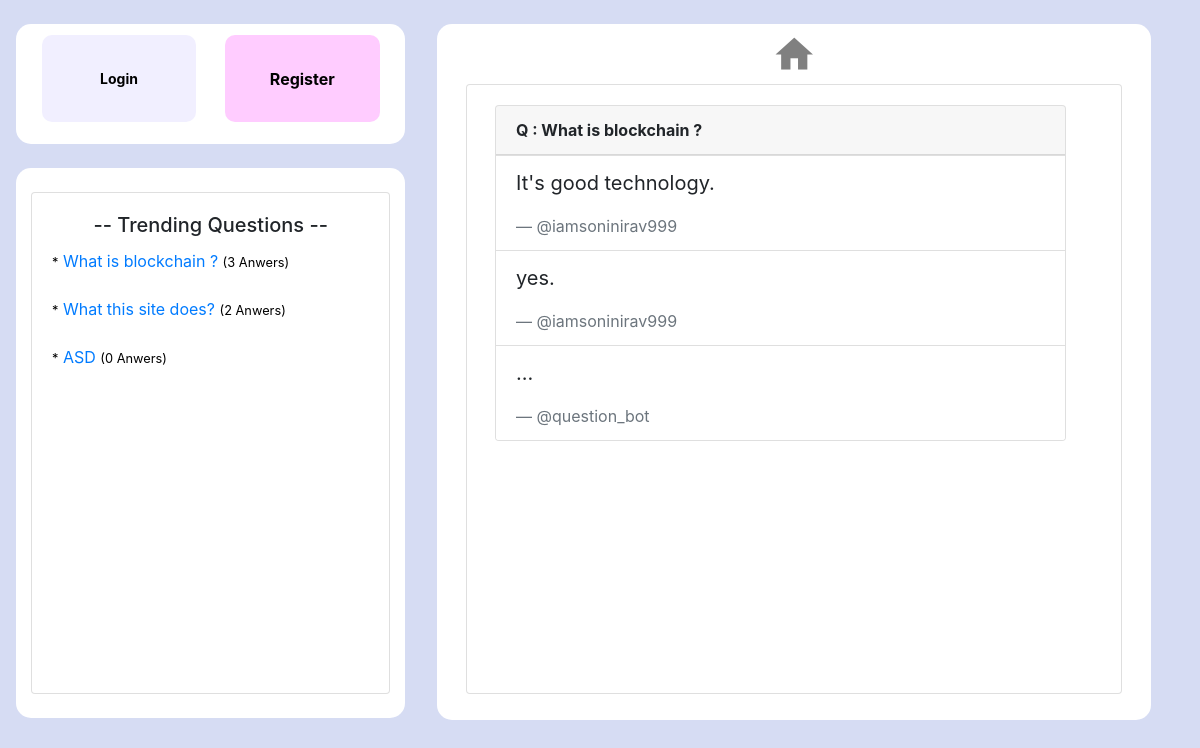
The page /question/4/answer/ on the database its author committed.
### Question_App/models.py (models this page shows, shortened)
class Question(models.Model):
    user=models.ForeignKey(User,on_delete=models.CASCADE)  #user who is logged in
    title=models.CharField(max_length=200) # title of qestion
    question=models.TextField() #question
    created_time= models.DateTimeField(default=datetime.datetime.now()) #question creation time
    answer_count=models.IntegerField(default=0) #total reply or answer count
    qustion_upvote=models.IntegerField(default=0) #question upvote
    question_downvote=models.IntegerField(default=0) #question q

class Answer(models.Model):
    user=models.ForeignKey(User,on_delete=models.CASCADE) #user who logged in
    selected_question=models.ForeignKey(Question,on_delete=models.CASCADE) #selected question for which we wants to answer
    answer=models.TextField() #answer for question
    answer_created_time=models.DateTimeField(default=datetime.datetime.now()) #time when user answered the question
    answer_upvote=models.IntegerField(default=0) #answer upvote
    answer_downvote=models.IntegerField(default=0) #answer downvote
    def __str__(self):
        return self.answer

### Question_App/views.py (the view)
# urls.py: path('question/<int:pk>/answer/',views.AnswerCreateDetailView,name='question-detail'),
def AnswerCreateDetailView(request,pk):
    if request.method == 'POST':
        form = AnswerForm(request.POST)
        if form.is_valid():
            a=form.save(commit=False)
            a.user=request.user
            a.selected_question=Question.objects.get(id=pk)
            a.save()
            form=AnswerForm()
            messages.success(request,'Your Answer Posted Succesfully ! ')
    else:
        form = AnswerForm()
    context={
        'A_list':Answer.objects.all(),
        'A_list_filter':Answer.objects.filter(selected_question=pk).order_by('-answer_created_time'),#order by answer_created_time
        'question':Question.objects.values('question').filter(id=pk)[0]['question'], #wil give question from table according to
        'form':form,
        'title':'| Answers'
    }
    return render(request, 'ui/answer_detail.html', context)

### Question_App/templates/ui/answer_detail.html (shortened to what this page needs)
{% extends "ui/base.html"%}
{% load crispy_forms_tags %}
{% block content %}
  <div class="card mt-3 ml-2" style="width:93%;">
  <div class="card-header">
    <strong>Q : {{ question }}</strong>
  </div>
  <ul class="list-group list-group-flush">
    {% for i in A_list_filter %}
      <li class="list-group-item">
        <blockquote class="blockquote mb-0">
          <p>{{ i }}.</p>
          <footer class="blockquote-footer">@{{ i.user }}</footer>
        </blockquote>
      </li>
  {% endfor %}
</ul>
</div>
{% endblock %}

### Question_App/templates/ui/base.html (shortened to what this page needs)
<!DOCTYPE html>
{% load static %}
<html lang="en">
<head>
  <link rel="stylesheet" href="https://maxcdn.bootstrapcdn.com/bootstrap/4.5.0/css/bootstrap.min.css">
</head>
<body style="background-color:#1030bb2b;" >
  <div class="row ml-3 mr-3 mt-4 mb-2">
      <div class="col-sm-4">
{% if user.is_authenticated %}
        <div class="row" style="height:200px;border-style:none!important;">
          <div class="col-sm-12 bg-white" style="border-radius:15px; ">
            <a href="{% url 'my-question' %}"><button type="submit" class="buttonx btn-sm" style="height:37%; margin-top:4%; font-size:18px; font-weight:600;">My Questions</button></a>
            <a href="{% url 'my-answer' %}"><button type="submit" class="buttonx btn-sm" style="float:right; background-color:#ffccff; height:37%; margin-top:4%; font-size:18px;font-weight:600;">My Answers</button></a>
            <a href="{% url 'question-create' %}"><button type="submit" class="buttonx btn-sm" style="height:37%; margin-top:1%; margin-bottom:3%; font-size:18px; font-weight:600; background-color: #ccffe6;">Ask Question</button></a>
            <a href="{% url 'logout' %}"><button type="submit" class="buttonx btn-sm" style="float:right; background-color: #ffb3b3; height:37%; margin-top:1%; margin-bottom:3%; font-size:18px; font-weight:600;">Logout</button></a>
          </div>
        </div>
{% else %}
        <div class="row" style="height:120px;border-style:none!important;">
          <div class="col-sm-12 bg-white" style="border-radius:15px; ">
            <a href="{% url 'login' %}"><button class="buttonx btn-sm"><strong>Login</strong></button></a>
            <a href="{% url 'register' %}"><button class="buttonx" style="float:right; background-color:#ffccff;"><strong>Register</strong></button></a>
          </div>
        </div>
{% endif %}
        <br>
        {% if user.is_authenticated %}
                <div class="row" style="height:470px;border-style:none!important;">
                  <div class="col-sm-12 bg-white" style="border-radius:15px; ">
                    <br>
                    <div class="card" >
                      <div class="card-body">
                        <h5 class="card-title"style="text-align:center;"> -- Trending Questions --</h5>
                        <div style="overflow-y:auto;height:320px;">
        {% else %}
                <div class="row" style="height:550px;border-style:none!important;">
                  <div class="col-sm-12 bg-white" style="border-radius:15px; ">
                    <br>
                    <div class="card" >
                      <div class="card-body">
                        <h5 class="card-title"style="text-align:center;"> -- Trending Questions --</h5>
                        <div style="overflow-y:auto; height:400px;">
        {% endif %}
                          {% for t in trending_question %}
                            <a href="{% url 'question-detail' t.0 %}" style="text-decoration:none;"><p class="card-text"><small style="color:black;">*</small> {{ t.1 }} <small style="color:black;">({{ t.2 }} Anwers)</small> </p></a><br>
                          {% endfor %}
                        </div>
                        <br>
                      </div>
                    </div>
                  </div>
                </div>
        <br>
      </div>
      <div class="col-sm-8" style="">
        <div class="row">
          <div class="p-3" ></div>
          <div class="col-sm-11 bg-white" style="height:696px; border-radius:15px; ">
            <div class="row pt-2">
                <span class="material-icons" style="font-size:45px;margin:0 auto;"><a href="{% url 'home' %}" style="  text-decoration:none; color:grey;">home</a></span>
          </div>
            <div class="card pb-4"style="margin:1% 2%;">
              <div class="card-body pt-1">
                <div style="overflow-y:auto;height:560px;">
{% block content %}
{% endblock %}
                </div>
              </div>
            </div>
          </div>
        </div>
      </div>
  </div>
</body>
</html>

### Question_App/templates/ui/base.html (style rules this page uses)
.buttonx { background-color: #f1efff; border: none; width:43%; text-align: center; border-radius: 10px; height:73%; margin:3%; outline-style: none!important; float:left; display: block; }

### rows shown on the page
Question: question "What is blockchain ?", t "3"
Question: question "What this site does?", user "2"
Question: question "ASD", t "0"
Answer: answer "It's good technology", user "iamsoninirav999"
Answer: answer "yes", user "iamsoninirav999"
Answer: answer "..", user "question_bot"
